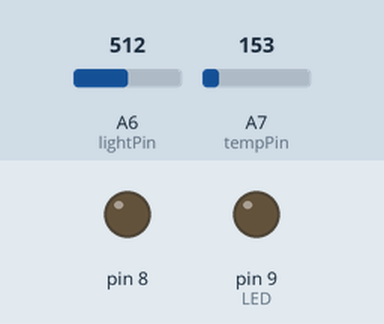
The sketch below on a simulated Arduino Nano, built with avr-gcc and run on an emulated ATmega328P. Parts: output pins drawn as LEDs (lit = HIGH). The inputs (shaded band) are chosen by the test bench; at power-on: A6 (lightPin) = 512, A7 (tempPin) = 153. Sleep ends after the set time or at an interrupt; no radio packets arrive unless stated.

Above: at 0.1 s.
Timing chart, 0 to 1.6 s (numbered marks = the images above):
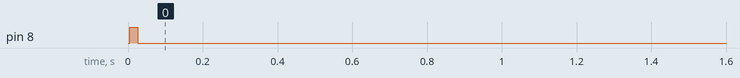

The sketch:

LDR_TMP36.ino
```cpp
/* This is the base Code for the GCDuiNODEs on my Home nRF24L01+ sensor network.
*********************Writen By Rod Christian of GCDuino.com*************************
**                                                                                **
** It Use's Arduino's Low Power and Sleep Modes to conserve, monitor battery life **
**  You can Choose if you'd like it to wake via a Interrupt, a Reset or Watchdog  **
**                                                                                **
**   To use the internal Battery Monitor you must power the NODE directly, Not    **
**     Through the voltage regulator, so keep the voltage between 2.8v * 5v       **
**                                                                                **
**          You can also remove the Vreg to reduce current consumption            **
**    It's possible to Power sensors from spare pins, so you can turn them off    **
**    Remember each pin can only supply 40mA with a 250mA maximum for the NODE    **
**                                                                                **
******************************************************************16/05/2014*******/
//TODO: Test the Power Usage
//      Send converted data using an INT and shifting it. eg 25.78 = 2578
//      Write/Read the message number to EEPROM << NOPE get last message number from Base Station on startup!
//      Write example's for different sensors/functions
//      Automatically Get NODE Address from Base Station and write to EEPROM
//      Can we wake from receiving a message on the nRF if it's not asleep?
//      Turn This into A NODE Library!

//Included Libraries
#include <SPI.h>
#include <nRF24L01.h> // Writen by Maniacbug of http://maniacbug.wordpress.com/
#include <RF24.h>
#include <avr/sleep.h>

//Pin Defines
#define nRF_Rx    2   // nRF Rx
#define nRF_Tx    10  // nRF Tx
#define LED       9   // Onboard LED
#define INT1      3   //Button on INT1 connecting to Ground
#define tempPin   A7   //TMP36 Data
#define tempPwr   8   //TMP36 Power
#define lightPin  A6   //        A6    LDR-10k voltage divider Data
#define lightPwr  7   //pin7-LDR-^-10k-Gnd

//Variable
#define nodeAddress 3  //1 is ALWAYS Base Station
//Low Power Sleep Types in Order of Battery Ussage
#define resetableSleep 0      //Run's code, then goes to sleep waiting to be reset (eg, button,leverswitch etc) Will need to get msgNumber
#define interruptableSleep 1  //Relies on an interrupt on INT1 going low (eg. RTC)
#define watchDogSleep 2       //Relies on the internal watchDog timer to wake the CPU

byte sleepType = watchDogSleep;  //Set the Sleep Type

//WATCHDOG SLEEP SETTINGS
#define interval 5 // Interval in minutes between waking and doing tasks
const int sleep_total = (interval*60)/8; // Approximate number
// of sleep cycles needed before the interval defined above
// elapses. Not that this does integer math ((interval*seconds)/8 Second Watchdog int)
volatile int sleep_count = 0; // Keep track of how many sleep cycles have been completed

RF24 radio(nRF_Rx, nRF_Tx);
const uint64_t pipes[2] = { 0xF0F0F0F0E1LL, 0xF0F0F0F0D2LL }; // Radio pipe addresses for the 2 nodes to communicate.

//ONLY WORKS IF THE BATTERY IS CONNECTED DIRECTLY TO THE CPU. Not using a voltage reg.
const long InternalReferenceVoltage = 1075;  // Adjust this value to your board's specific internal BandGap voltage
//Look in the Low_power Tab for this and Goto www.gcduino.com/*********** to find out more.
// 1093 = Breadboard NODE with 3v3 Reg, 1075 NODE no reg

//nRF Message Structure
typedef struct {
  int msgNumber;
  byte sender;
  byte sensor;
  int data;
  int batLevel;  //Do we use this as Sensor 1???? and then report how many messages will be coming
}
message;
message msgToSend;

long stopWatch = 0;

void setup()
{
  radio.begin();
  radio.setRetries(4,15);  // Set the delay between retries & # of retries
  //radio.setPayloadSize(6);  // Small payload size seems to improve reliability
  radio.setDataRate(RF24_2MBPS);  //RF24_250KBPS for 250kbs, RF24_1MBPS for 1Mbps, or RF24_2MBPS for 2Mbps
  radio.openWritingPipe(pipes[1]); //Become the transmitter (ping out)
  radio.stopListening();

  // initialize the output LED.
  pinMode(LED, OUTPUT);

  if(sleepType == interruptableSleep) digitalWrite(INT1, HIGH); //Enable the internal 10k Pull up resistor on the Interrupt Pin
  if(sleepType == watchDogSleep) watchdogOn(); // Turn on the watch dog timer.

  //Serial.begin(9600);  //For Debugging
  //Serial.println("Begin");

  //Setup message Header
  msgToSend.msgNumber = 1;
  msgToSend.sender = nodeAddress;
  //Just to test!!!!
    sendData(1, tempPwr, tempPin);
    delay(5);
    sendData(2, lightPwr, lightPin);
}

void loop() //Always Transmits a message then sleeps
{

  //Serial.println(millis());
  //delay(500);
  if(sleepType == watchDogSleep) {
    //Serial.println(sleep_count);
    if(sleep_count >= sleep_total) {
      //Counts the amount of times the CPU has awaken from sleep
      // and transmits the data when it's reached the interval time.
      sendData(1, tempPwr, tempPin);
      delay(5);
      sendData(2, lightPwr, lightPin);
      sleep_count = 0;
    }
  } else {
    sendData(1, tempPwr, tempPin);
    delay(5);
    sendData(2, lightPwr, lightPin);
  }
  gotoSleep();
}

void sendData(byte sensor, byte pwr, byte data){  //Convert to a function (powerPin, SensorPin)
  msgToSend.sensor = sensor;
  pinMode(pwr, OUTPUT);
  digitalWrite(pwr, HIGH);
  delay(10);
  analogRead(data); //discharge the ADC capacitor
  delay(10);
  msgToSend.data = analogRead(data);
  digitalWrite(pwr, LOW);
  pinMode(pwr, INPUT); //Consumes less power as an INPUT
  //Battery Data
  msgToSend.batLevel = battVoltage();

  transmit();
}

//Unsure weather to do this in the NODE or in the BaseStation
void calcTemp(){ //Times by 100 to shift decimal and keep it Int Math, remember to shift decimal 1 place back
  //Rolls over change to long then cast to int!!
  int temp = (((analogRead(tempPin) *100 *330)/10240)-500);
  //eg TMP36 reading of 217 would equal 199 or 19.9 degress.
  //int volt = ((analogRead(data) *100 *330)/1024)-5000);  //to keep 2 decimal places eg 1993 or 19.93
}

void transmit()
{
  //Serial.println("Sending");
  //bool ok = radio.write( &data, sizeof(data) ); //Writes the data to the radio module
  bool ok = false;
  while(!ok) {
  ok = radio.write( &msgToSend, sizeof(msgToSend) );
  //if (ok) Serial.println("OK"); //blinkLed(20);
  //else Serial.println("NOPE"); //blinkLed(100); //Turn LED on for an Error*/
  radio.startListening();  //Reset nRF after transmit
  delay(20);
  radio.stopListening();
  }
  msgToSend.msgNumber ++;
  delay(200); //delay for testing and debounce
}


/*
void blinkLed(int time)
{
  for(int i = 0; i < 2; i++)
  {
    digitalWrite(LED, HIGH); //Turn LED off for all OK
    delay(time);
    digitalWrite(LED, LOW); //Turn LED on for an Error
    delay(time);
  }
}  */
```

Battery.ino
```cpp
//MEASURE THE BATTERY VOLTAGE COMAPARED TO THE 1.1v INTERNAL REF.
//Information from Nick Gammon, http://www.gammon.com.au/forum/?id=11497

int battVoltage (){ //this is refered to as Bandgap!

  //ONLY WORKS IF THE BATTERY IS CONNECTED DIRECTLY TO THE CPU.
  //Not through a voltage regulator!

  // REFS0 : Selects AVcc external reference
  // MUX3 MUX2 MUX1 : Selects 1.1V (VBG)
  ADMUX = _BV (REFS0) | _BV (MUX3) | _BV (MUX2) | _BV (MUX1);
  ADCSRA |= _BV( ADSC );  // start conversion
  while (ADCSRA & _BV (ADSC))
  {
  }  // wait for conversion to complete
  int results = (((InternalReferenceVoltage * 1024) / ADC) + 5) / 10;
  return results;
} // end of battVoltage


/********************************************************************************
To find the InternalReferenceVoltage, Run this code and measure voltage on the AREF pin

void setup ()
{
  analogReference (INTERNAL);
  analogRead (A0);  // force voltage reference to be turned on
}
void loop () { }
*/
```

Low_power.ino
```cpp
//Thanks To:
//Watchdog Wake Code was edited from this post http://www.fiz-ix.com/2012/11/low-power-arduino-using-the-watchdog-timer/


void gotoSleep(){
  radio.powerDown();  //Put the Radio in Low Power Mode, Writing data will wake it.
  //store ADC settings

  byte old_ADCSRA = ADCSRA;
  // disable ADC
  ADCSRA = 0;

  set_sleep_mode (SLEEP_MODE_PWR_DOWN);
  sleep_enable();

  if(sleepType == interruptableSleep) {  //Only both attaching interrupt if needed
    // Do not interrupt before we go to sleep, or the
    // ISR will detach interrupts and we won't wake.
    noInterrupts ();

    // will be called when pin D3 (INT1) goes low
    attachInterrupt (1, wake, LOW);
    //The Internal Pull Up MUST be enabled
  }
  // turn off brown-out enable in software
  // BODS must be set to one and BODSE must be set to zero within four clock cycles
  MCUCR = bit (BODS) | bit (BODSE);
  // The BODS bit is automatically cleared after three clock cycles
  MCUCR = bit (BODS);

  // We are guaranteed that the sleep_cpu call will be done
  // as the processor executes the next instruction after
  // interrupts are turned on.
  if(sleepType == interruptableSleep) interrupts ();  // one cycle
  sleep_cpu ();   // one cycle

  //********************Ultra Lower Power MODE now ON*********************
  //*********CPU will wake when HERE the interrupt pin goes LOW***********
  sleep_disable();  // Disable sleep mode after waking.
  //Restore ADC settings to ON
  ADCSRA = old_ADCSRA;

}

void wake (){
  // cancel sleep as a precaution
  //sleep_disable();
  // must do this as the pin will probably stay low for a while
  detachInterrupt (0);
}  // end of wake

void watchdogOn() {
  // Clear the reset flag, the WDRF bit (bit 3) of MCUSR.
  MCUSR = MCUSR & B11110111;
  // Set the WDCE bit (bit 4) and the WDE bit (bit 3)
  // of WDTCSR. The WDCE bit must be set in order to
  // change WDE or the watchdog prescalers. Setting the
  // WDCE bit will allow updtaes to the prescalers and
  // WDE for 4 clock cycles then it will be reset by
  // hardware.
  WDTCSR = WDTCSR | B00011000;
  // Set the watchdog timeout prescaler value to 1024 K
  // which will yeild a time-out interval of about 8.0 s.
  WDTCSR = B00100001;
  // Enable the watchdog timer interupt.
  WDTCSR = WDTCSR | B01000000;
  MCUSR = MCUSR & B11110111;
}

ISR(WDT_vect)
{
  sleep_count ++; // keep track of how many sleep cycles
  // have been completed.
}


/* OTHER DISABLES TO TRY*******
 // Disable the analog comparator by setting the ACD bit
 // (bit 7) of the ACSR register to one.
 ACSR = B10000000;

 // Disable digital input buffers on all analog input pins
 // by setting bits 0-5 of the DIDR0 register to one.
 // Of course, only do this if you are not using the analog
 // inputs for your project.
 DIDR0 = DIDR0 | B00111111;
 */
```
